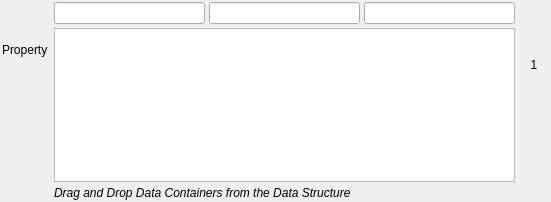
<?xml version="1.0" encoding="UTF-8"?>
<ui version="4.0">
 <class>DataContainerGridSelectionWidget</class>
 <widget class="QFrame" name="DataContainerGridSelectionWidget">
  <property name="geometry">
   <rect>
    <x>0</x>
    <y>0</y>
    <width>551</width>
    <height>202</height>
   </rect>
  </property>
  <layout class="QGridLayout" name="gridLayout">
   <property name="leftMargin">
    <number>2</number>
   </property>
   <property name="topMargin">
    <number>2</number>
   </property>
   <property name="rightMargin">
    <number>2</number>
   </property>
   <property name="bottomMargin">
    <number>2</number>
   </property>
   <item row="0" column="0">
    <widget class="QLabel" name="propertyLabel">
     <property name="text">
      <string>Property</string>
     </property>
    </widget>
   </item>
   <item row="0" column="3" rowspan="2">
    <widget class="QWidget" name="gridControlWidget" native="true">
     <property name="sizePolicy">
      <sizepolicy hsizetype="Expanding" vsizetype="Expanding">
       <horstretch>0</horstretch>
       <verstretch>0</verstretch>
      </sizepolicy>
     </property>
     <layout class="QGridLayout" name="centerGridLayout">
      <property name="leftMargin">
       <number>0</number>
      </property>
      <property name="topMargin">
       <number>0</number>
      </property>
      <property name="rightMargin">
       <number>0</number>
      </property>
      <property name="bottomMargin">
       <number>0</number>
      </property>
      <property name="spacing">
       <number>4</number>
      </property>
      <item row="2" column="0" colspan="2">
       <widget class="QTableView" name="dataContainerGridTableView">
        <property name="dragDropMode">
         <enum>QAbstractItemView::DropOnly</enum>
        </property>
        <property name="defaultDropAction">
         <enum>Qt::CopyAction</enum>
        </property>
       </widget>
      </item>
      <item row="0" column="0" rowspan="2" colspan="2">
       <widget class="QWidget" name="dimensionControlWidget" native="true">
        <layout class="QHBoxLayout" name="dimensionLayout">
         <property name="spacing">
          <number>4</number>
         </property>
         <property name="leftMargin">
          <number>0</number>
         </property>
         <property name="topMargin">
          <number>0</number>
         </property>
         <property name="rightMargin">
          <number>0</number>
         </property>
         <property name="bottomMargin">
          <number>0</number>
         </property>
         <item>
          <widget class="SVLineEdit" name="xDimEdit"/>
         </item>
         <item>
          <widget class="SVLineEdit" name="yDimEdit"/>
         </item>
         <item>
          <widget class="SVLineEdit" name="zDimEdit"/>
         </item>
        </layout>
       </widget>
      </item>
      <item row="3" column="0" colspan="2">
       <widget class="QLabel" name="instructionLabel">
        <property name="font">
         <font>
          <italic>true</italic>
         </font>
        </property>
        <property name="text">
         <string>Drag and Drop Data Containers from the Data Structure</string>
        </property>
       </widget>
      </item>
      <item row="2" column="2">
       <widget class="QWidget" name="depthControlWidget" native="true">
        <property name="sizePolicy">
         <sizepolicy hsizetype="Minimum" vsizetype="Preferred">
          <horstretch>0</horstretch>
          <verstretch>0</verstretch>
         </sizepolicy>
        </property>
        <property name="minimumSize">
         <size>
          <width>0</width>
          <height>0</height>
         </size>
        </property>
        <property name="maximumSize">
         <size>
          <width>30</width>
          <height>16777215</height>
         </size>
        </property>
        <layout class="QGridLayout" name="depthControlLayout">
         <property name="leftMargin">
          <number>0</number>
         </property>
         <property name="topMargin">
          <number>0</number>
         </property>
         <property name="rightMargin">
          <number>0</number>
         </property>
         <property name="bottomMargin">
          <number>0</number>
         </property>
         <property name="horizontalSpacing">
          <number>4</number>
         </property>
         <item row="3" column="0">
          <spacer name="depthSpacer">
           <property name="orientation">
            <enum>Qt::Vertical</enum>
           </property>
           <property name="sizeHint" stdset="0">
            <size>
             <width>20</width>
             <height>150</height>
            </size>
           </property>
          </spacer>
         </item>
         <item row="2" column="0">
          <widget class="SVIconPushButton" name="downBtn">
           <property name="minimumSize">
            <size>
             <width>24</width>
             <height>24</height>
            </size>
           </property>
           <property name="maximumSize">
            <size>
             <width>24</width>
             <height>24</height>
            </size>
           </property>
           <property name="text">
            <string/>
           </property>
           <property name="icon">
            <iconset resource="../../../../Resources/SIMPL.qrc">
             <normaloff>:/SIMPL/icons/images/arrow_down.png</normaloff>:/SIMPL/icons/images/arrow_down.png</iconset>
           </property>
           <property name="iconSize">
            <size>
             <width>24</width>
             <height>24</height>
            </size>
           </property>
           <property name="flat">
            <bool>true</bool>
           </property>
          </widget>
         </item>
         <item row="1" column="0">
          <widget class="QLabel" name="zDepthLabel">
           <property name="text">
            <string>1</string>
           </property>
           <property name="alignment">
            <set>Qt::AlignCenter</set>
           </property>
          </widget>
         </item>
         <item row="0" column="0">
          <widget class="SVIconPushButton" name="upBtn">
           <property name="minimumSize">
            <size>
             <width>24</width>
             <height>24</height>
            </size>
           </property>
           <property name="maximumSize">
            <size>
             <width>24</width>
             <height>24</height>
            </size>
           </property>
           <property name="text">
            <string/>
           </property>
           <property name="icon">
            <iconset resource="../../../../Resources/SIMPL.qrc">
             <normaloff>:/SIMPL/icons/images/arrow_up.png</normaloff>:/SIMPL/icons/images/arrow_up.png</iconset>
           </property>
           <property name="iconSize">
            <size>
             <width>24</width>
             <height>24</height>
            </size>
           </property>
           <property name="flat">
            <bool>true</bool>
           </property>
          </widget>
         </item>
        </layout>
       </widget>
      </item>
     </layout>
    </widget>
   </item>
  </layout>
 </widget>
 <customwidgets>
  <customwidget>
   <class>SVLineEdit</class>
   <extends>QLineEdit</extends>
   <header location="global">SVControlWidgets.h</header>
  </customwidget>
  <customwidget>
   <class>SVIconPushButton</class>
   <extends>QPushButton</extends>
   <header location="global">SVControlWidgets.h</header>
  </customwidget>
 </customwidgets>
 <tabstops>
  <tabstop>xDimEdit</tabstop>
  <tabstop>yDimEdit</tabstop>
  <tabstop>zDimEdit</tabstop>
  <tabstop>dataContainerGridTableView</tabstop>
  <tabstop>upBtn</tabstop>
  <tabstop>downBtn</tabstop>
 </tabstops>
 <resources>
  <include location="../../../../Resources/SIMPL.qrc"/>
 </resources>
 <connections/>
</ui>
